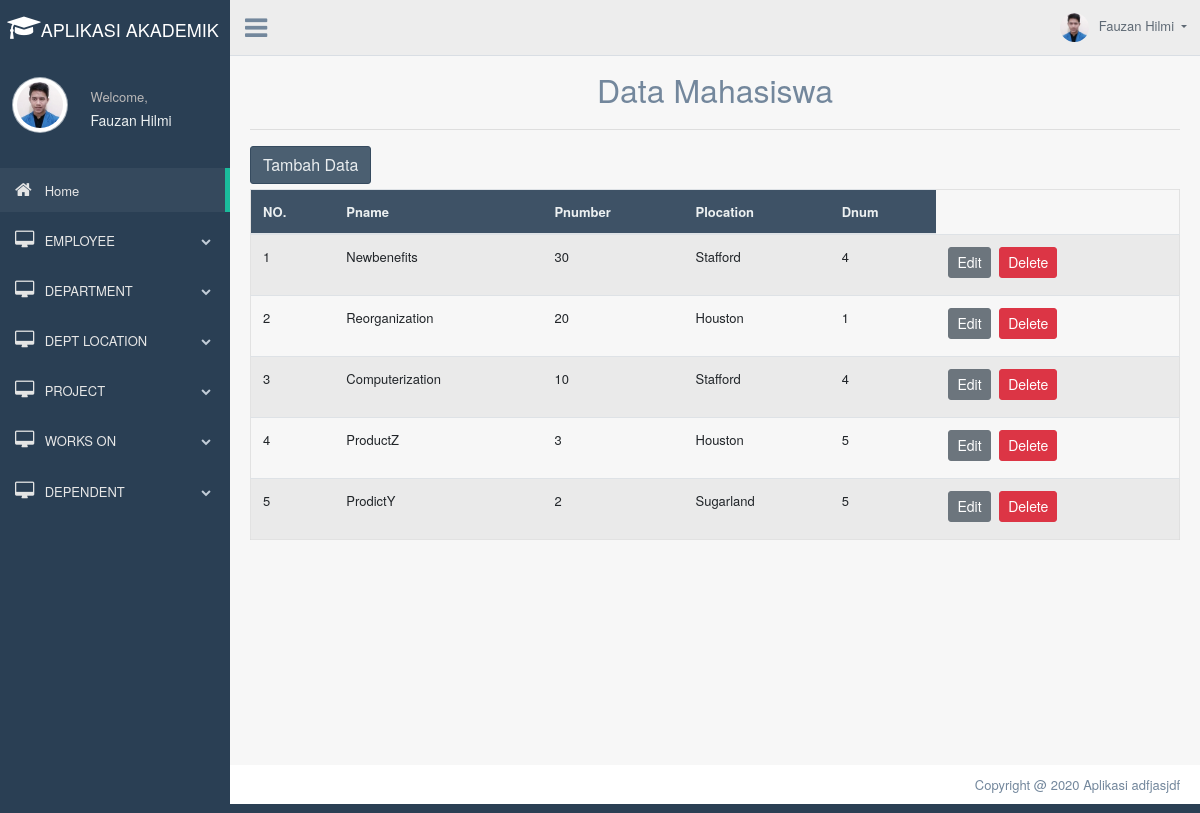
Screenshot of /index.php?page=tampil4 with the database file from the repository.
### tables this page shows
CREATE TABLE `project` (
  `Pname` varchar(20) DEFAULT NULL,
  `Pnumber` int(5) NOT NULL,
  `Plocation` varchar(20) DEFAULT NULL,
  `Dnum` int(5) DEFAULT NULL
);

### tampil4.php (the view, shortened to what this page needs)
<?php
include('config.php');
?>
	<div class="container" style="margin-top:20px">
		<center><font size="6">Data Mahasiswa</font></center>
		<hr>
		<a href="index.php?page=tambah4"><button class="btn btn-dark right">Tambah Data</button></a>
		<div class="table-responsive">
		<table class="table table-striped jambo_table bulk_action">
			<thead>
				<tr>
					<th>NO.</th>
					<th>Pname</th>
					<th>Pnumber</th>
					<th>Plocation</th>
					<th>Dnum</th>
				</tr>
			</thead>
			<tbody>
				<?php
				$sql = mysqli_query($koneksi, "SELECT * FROM project ORDER BY Pnumber DESC") or die(mysqli_error($koneksi));
				if(mysqli_num_rows($sql) > 0){
					$no = 1;
					while($data = mysqli_fetch_assoc($sql)){
						echo '
						<tr>
							<td>'.$no.'</td>
							<td>'.$data['Pname'].'</td>
							<td>'.$data['Pnumber'].'</td>
							<td>'.$data['Plocation'].'</td>
							<td>'.$data['Dnum'].'</td>
							<td>
								<a href="index.php?page=edit4&Pnumber='.$data['Pnumber'].'" class="btn btn-secondary btn-sm">Edit</a>
								<a href="delete.php?Pnumber='.$data['Pnumber'].'" class="btn btn-danger btn-sm" onclick="return confirm(\'Yakin ingin menghapus data ini?\')">Delete</a>
							</td>
						</tr>
						';
						$no++;
					}
				}else{
					echo '
					<tr>
						<td colspan="6">Tidak ada data.</td>
					</tr>
					';
				}
				?>
		</table>
	</div>
	</div>

### rows the page displays
project: Pname "Newbenefits", Pnumber "30", Plocation "Stafford", Dnum "4"
project: Pname "Reorganization", Pnumber "20", Plocation "Houston", Dnum "1"
project: Pname "Computerization", Pnumber "10", Plocation "Stafford", Dnum "4"
project: Pname "ProductZ", Pnumber "3", Plocation "Houston", Dnum "5"
project: Pname "ProdictY", Pnumber "2", Plocation "Sugarland", Dnum "5"
